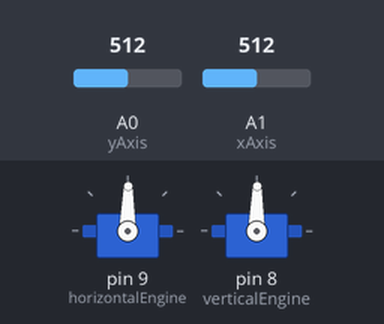
Recording of a sketch running on a simulated Arduino Uno, built with avr-gcc and run on an emulated ATmega328P. Parts: 2 × servo. The inputs (shaded band) are chosen by the test bench; at power-on: A0 (yAxis) = 512, A1 (xAxis) = 512.

Above: at 1.2 s.
1.3 s: A0 (yAxis) set to 716
At 2.2 s:
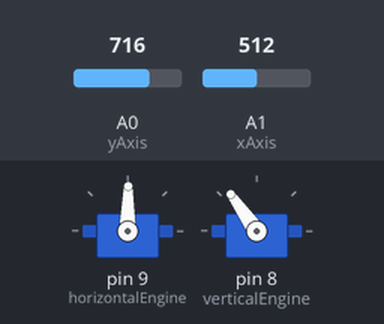
2.8 s: A1 (xAxis) set to 716
At 3.4 s:
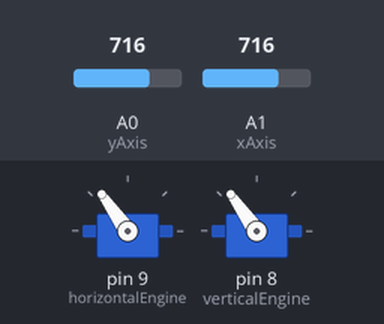
4.3 s: A0 (yAxis) set to 900
At 5.5 s:
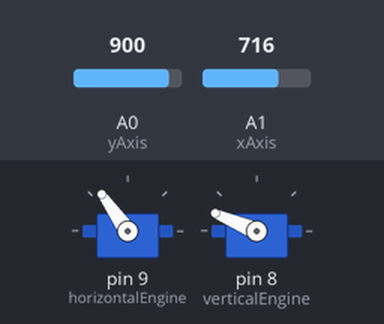
5.8 s: A1 (xAxis) set to 900
At 6.8 s:
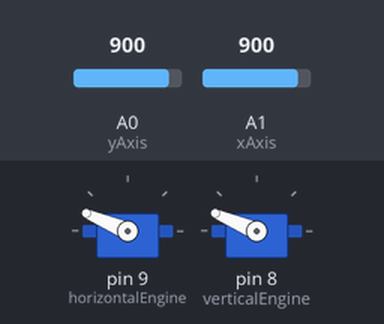
7.3 s: A0 (yAxis) set to 1023
At 8.0 s:
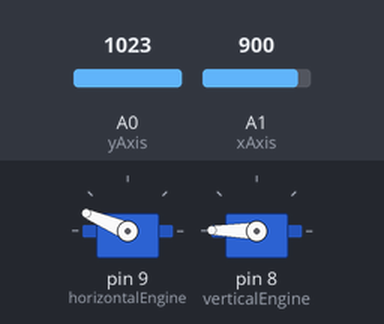
8.8 s: A1 (xAxis) set to 1023
At 9.3 s:
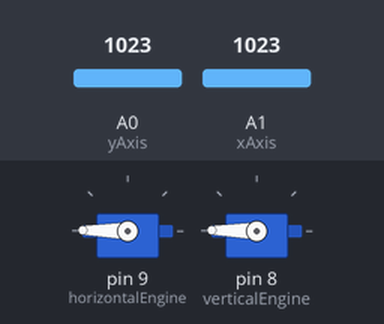
Timing chart, 0 to 11.3 s (numbered marks = the images above; inputs shaded):
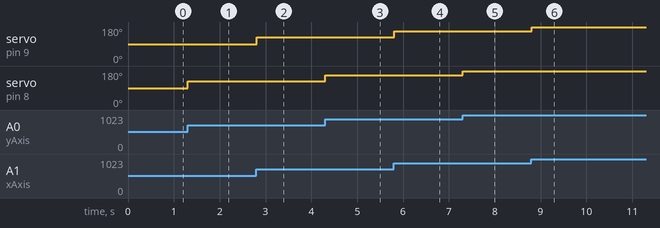

The sketch:

JoystickServos.ino
```cpp
#include <Servo.h>

const int selectedButton = 6;
const int xAxis = 1;
const int yAxis = 0;

Servo horizontalEngine;
Servo verticalEngine;

void setup()
{
  horizontalEngine.attach(9);
  verticalEngine.attach(8);
  Serial.begin(9600);
}

void loop()
{
  //esto incluye solo dos ejes de movimiento
  //eje horizontal
  int horizontalPosition = (analogRead(xAxis) / 5.7);
  horizontalEngine.write(horizontalPosition);

  // eje vertical
  int verticalPosition = (analogRead(yAxis) / 5.7);
  verticalEngine.write(verticalPosition);

  delay(10);
}
```

Measured:
- after the input at 1.3 s, servo on pin 8 (verticalEngine): 89° → 125° at once
- after the input at 2.8 s, servo on pin 9 (horizontalEngine): 89° → 125° at once
- after the input at 4.3 s, servo on pin 8 (verticalEngine): 125° → 157° at once
- after the input at 5.8 s, servo on pin 9 (horizontalEngine): 125° → 157° at once
- after the input at 7.3 s, servo on pin 8 (verticalEngine): 157° → 179° at once
- after the input at 8.8 s, servo on pin 9 (horizontalEngine): 157° → 179° at once
